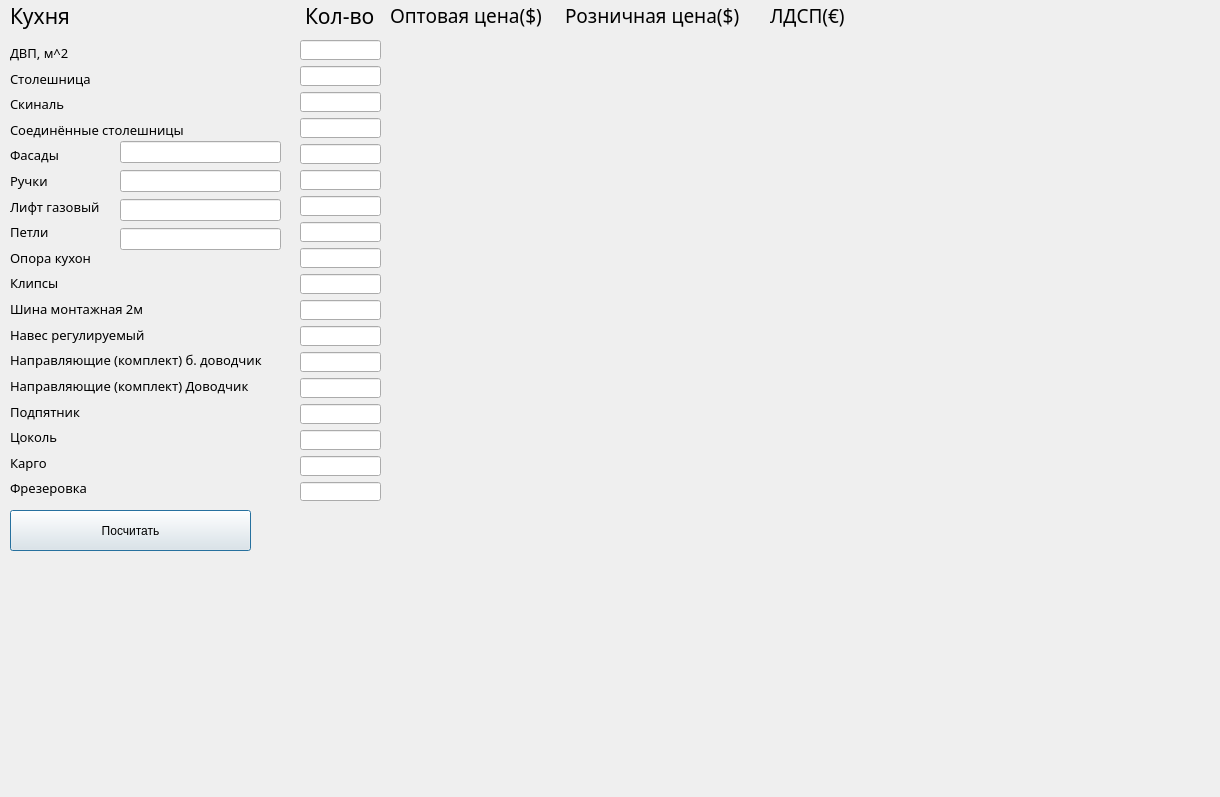
<?xml version="1.0" encoding="UTF-8"?>
<ui version="4.0">
 <class>Dialog</class>
 <widget class="QDialog" name="Dialog">
  <property name="geometry">
   <rect>
    <x>0</x>
    <y>0</y>
    <width>1220</width>
    <height>797</height>
   </rect>
  </property>
  <property name="font">
   <font>
    <weight>50</weight>
    <bold>false</bold>
   </font>
  </property>
  <property name="windowTitle">
   <string>Расчёт стоимости ГС</string>
  </property>
  <widget class="QWidget" name="verticalLayoutWidget">
   <property name="geometry">
    <rect>
     <x>10</x>
     <y>40</y>
     <width>281</width>
     <height>461</height>
    </rect>
   </property>
   <layout class="QVBoxLayout" name="labels1_verticalLayout">
    <property name="spacing">
     <number>0</number>
    </property>
    <property name="topMargin">
     <number>0</number>
    </property>
    <property name="rightMargin">
     <number>0</number>
    </property>
    <property name="bottomMargin">
     <number>0</number>
    </property>
    <item>
     <widget class="QLabel" name="dvp_label">
      <property name="font">
       <font>
        <family>Cascadia Code</family>
        <pointsize>10</pointsize>
       </font>
      </property>
      <property name="text">
       <string>ДВП, м^2</string>
      </property>
     </widget>
    </item>
    <item>
     <widget class="QLabel" name="countertop_label">
      <property name="font">
       <font>
        <family>Cascadia Code</family>
        <pointsize>10</pointsize>
       </font>
      </property>
      <property name="text">
       <string>Столешница</string>
      </property>
     </widget>
    </item>
    <item>
     <widget class="QLabel" name="skinal_label">
      <property name="font">
       <font>
        <family>Cascadia Code</family>
        <pointsize>10</pointsize>
       </font>
      </property>
      <property name="text">
       <string>Скиналь</string>
      </property>
     </widget>
    </item>
    <item>
     <widget class="QLabel" name="connected_countertops_label">
      <property name="font">
       <font>
        <family>Cascadia Code</family>
        <pointsize>10</pointsize>
       </font>
      </property>
      <property name="text">
       <string>Соединённые столешницы</string>
      </property>
     </widget>
    </item>
    <item>
     <widget class="QLabel" name="facades_label">
      <property name="font">
       <font>
        <family>Cascadia Code</family>
        <pointsize>10</pointsize>
       </font>
      </property>
      <property name="text">
       <string>Фасады</string>
      </property>
     </widget>
    </item>
    <item>
     <widget class="QLabel" name="handle_label">
      <property name="font">
       <font>
        <family>Cascadia Code</family>
        <pointsize>10</pointsize>
       </font>
      </property>
      <property name="text">
       <string>Ручки</string>
      </property>
     </widget>
    </item>
    <item>
     <widget class="QLabel" name="gas_lift_label">
      <property name="font">
       <font>
        <family>Cascadia Code</family>
        <pointsize>10</pointsize>
       </font>
      </property>
      <property name="text">
       <string>Лифт газовый</string>
      </property>
     </widget>
    </item>
    <item>
     <widget class="QLabel" name="hinge_label">
      <property name="font">
       <font>
        <family>Cascadia Code</family>
        <pointsize>10</pointsize>
       </font>
      </property>
      <property name="text">
       <string>Петли</string>
      </property>
     </widget>
    </item>
    <item>
     <widget class="QLabel" name="kitchen_support_label">
      <property name="font">
       <font>
        <family>Cascadia Code</family>
        <pointsize>10</pointsize>
       </font>
      </property>
      <property name="text">
       <string>Опора кухон</string>
      </property>
     </widget>
    </item>
    <item>
     <widget class="QLabel" name="clips_label">
      <property name="font">
       <font>
        <family>Cascadia Code</family>
        <pointsize>10</pointsize>
       </font>
      </property>
      <property name="text">
       <string>Клипсы</string>
      </property>
     </widget>
    </item>
    <item>
     <widget class="QLabel" name="mounting_rail_2m_label">
      <property name="font">
       <font>
        <family>Cascadia Code</family>
        <pointsize>10</pointsize>
       </font>
      </property>
      <property name="text">
       <string>Шина монтажная 2м</string>
      </property>
     </widget>
    </item>
    <item>
     <widget class="QLabel" name="canopy_adjustable_label">
      <property name="font">
       <font>
        <family>Cascadia Code</family>
        <pointsize>10</pointsize>
       </font>
      </property>
      <property name="text">
       <string>Навес регулируемый</string>
      </property>
     </widget>
    </item>
    <item>
     <widget class="QLabel" name="guides_set_b_closer_label">
      <property name="font">
       <font>
        <family>Cascadia Code</family>
        <pointsize>10</pointsize>
       </font>
      </property>
      <property name="text">
       <string>Направляющие (комплект) б. доводчик</string>
      </property>
     </widget>
    </item>
    <item>
     <widget class="QLabel" name="guides_set_closer_label">
      <property name="font">
       <font>
        <family>Cascadia Code</family>
        <pointsize>10</pointsize>
       </font>
      </property>
      <property name="text">
       <string>Направляющие (комплект) Доводчик</string>
      </property>
     </widget>
    </item>
    <item>
     <widget class="QLabel" name="saddle_label">
      <property name="font">
       <font>
        <family>Cascadia Code</family>
        <pointsize>10</pointsize>
       </font>
      </property>
      <property name="text">
       <string>Подпятник</string>
      </property>
     </widget>
    </item>
    <item>
     <widget class="QLabel" name="plinth_label">
      <property name="font">
       <font>
        <family>Cascadia Code</family>
        <pointsize>10</pointsize>
       </font>
      </property>
      <property name="text">
       <string>Цоколь</string>
      </property>
     </widget>
    </item>
    <item>
     <widget class="QLabel" name="cargo_label">
      <property name="font">
       <font>
        <family>Cascadia Code</family>
        <pointsize>10</pointsize>
       </font>
      </property>
      <property name="text">
       <string>Карго</string>
      </property>
     </widget>
    </item>
    <item>
     <widget class="QLabel" name="milling_label">
      <property name="font">
       <font>
        <family>Cascadia Code</family>
        <pointsize>10</pointsize>
       </font>
      </property>
      <property name="text">
       <string>Фрезеровка</string>
      </property>
     </widget>
    </item>
   </layout>
  </widget>
  <widget class="QLabel" name="kitchen_label">
   <property name="geometry">
    <rect>
     <x>10</x>
     <y>0</y>
     <width>61</width>
     <height>31</height>
    </rect>
   </property>
   <property name="font">
    <font>
     <family>Cascadia Code SemiBold</family>
     <pointsize>16</pointsize>
     <weight>50</weight>
     <bold>false</bold>
    </font>
   </property>
   <property name="text">
    <string>Кухня</string>
   </property>
  </widget>
  <widget class="QLabel" name="amount_label">
   <property name="geometry">
    <rect>
     <x>305</x>
     <y>0</y>
     <width>71</width>
     <height>31</height>
    </rect>
   </property>
   <property name="font">
    <font>
     <family>Cascadia Code SemiBold</family>
     <pointsize>16</pointsize>
     <weight>50</weight>
     <bold>false</bold>
    </font>
   </property>
   <property name="text">
    <string>Кол-во</string>
   </property>
  </widget>
  <widget class="QWidget" name="verticalLayoutWidget_2">
   <property name="geometry">
    <rect>
     <x>300</x>
     <y>40</y>
     <width>81</width>
     <height>461</height>
    </rect>
   </property>
   <layout class="QVBoxLayout" name="amount_verticalLayout">
    <item>
     <widget class="QLineEdit" name="dvp_lineEdit"/>
    </item>
    <item>
     <widget class="QLineEdit" name="countertop_lineEdit"/>
    </item>
    <item>
     <widget class="QLineEdit" name="skinal_lineEdit"/>
    </item>
    <item>
     <widget class="QLineEdit" name="connected_countertops_lineEdit"/>
    </item>
    <item>
     <widget class="QLineEdit" name="facades_lineEdit"/>
    </item>
    <item>
     <widget class="QLineEdit" name="handle_lineEdit"/>
    </item>
    <item>
     <widget class="QLineEdit" name="gas_lift_lineEdit"/>
    </item>
    <item>
     <widget class="QLineEdit" name="hinge_lineEdit"/>
    </item>
    <item>
     <widget class="QLineEdit" name="kitchen_support_lineEdit"/>
    </item>
    <item>
     <widget class="QLineEdit" name="clips_lineEdit"/>
    </item>
    <item>
     <widget class="QLineEdit" name="mounting_rail_2m_lineEdit"/>
    </item>
    <item>
     <widget class="QLineEdit" name="canopy_adjustable_lineEdit"/>
    </item>
    <item>
     <widget class="QLineEdit" name="guides_set_b_closer_lineEdit"/>
    </item>
    <item>
     <widget class="QLineEdit" name="guides_set_closer_lineEdit"/>
    </item>
    <item>
     <widget class="QLineEdit" name="saddle_lineEdit"/>
    </item>
    <item>
     <widget class="QLineEdit" name="plinth_lineEdit"/>
    </item>
    <item>
     <widget class="QLineEdit" name="cargo_lineEdit"/>
    </item>
    <item>
     <widget class="QLineEdit" name="milling_lineEdit"/>
    </item>
   </layout>
  </widget>
  <widget class="QWidget" name="verticalLayoutWidget_3">
   <property name="geometry">
    <rect>
     <x>120</x>
     <y>140</y>
     <width>161</width>
     <height>111</height>
    </rect>
   </property>
   <layout class="QVBoxLayout" name="additional_verticalLayout">
    <item>
     <widget class="QLineEdit" name="lineEdit"/>
    </item>
    <item>
     <widget class="QLineEdit" name="lineEdit_2"/>
    </item>
    <item>
     <widget class="QLineEdit" name="lineEdit_3"/>
    </item>
    <item>
     <widget class="QLineEdit" name="lineEdit_4"/>
    </item>
   </layout>
  </widget>
  <widget class="QLabel" name="opt_cost_label">
   <property name="geometry">
    <rect>
     <x>390</x>
     <y>0</y>
     <width>171</width>
     <height>31</height>
    </rect>
   </property>
   <property name="font">
    <font>
     <family>Cascadia Code SemiBold</family>
     <pointsize>14</pointsize>
     <weight>50</weight>
     <bold>false</bold>
    </font>
   </property>
   <property name="text">
    <string>Оптовая цена($)</string>
   </property>
  </widget>
  <widget class="QPushButton" name="count_pushButton">
   <property name="geometry">
    <rect>
     <x>10</x>
     <y>510</y>
     <width>241</width>
     <height>41</height>
    </rect>
   </property>
   <property name="text">
    <string>Посчитать</string>
   </property>
  </widget>
  <widget class="QWidget" name="verticalLayoutWidget_4">
   <property name="geometry">
    <rect>
     <x>390</x>
     <y>40</y>
     <width>160</width>
     <height>461</height>
    </rect>
   </property>
   <layout class="QVBoxLayout" name="opt_cost_verticalLayout"/>
  </widget>
  <widget class="QLabel" name="opt_cost_label_2">
   <property name="geometry">
    <rect>
     <x>565</x>
     <y>0</y>
     <width>191</width>
     <height>31</height>
    </rect>
   </property>
   <property name="font">
    <font>
     <family>Cascadia Code SemiBold</family>
     <pointsize>14</pointsize>
     <weight>50</weight>
     <bold>false</bold>
    </font>
   </property>
   <property name="text">
    <string>Розничная цена($)</string>
   </property>
  </widget>
  <widget class="QLabel" name="opt_cost_label_3">
   <property name="geometry">
    <rect>
     <x>770</x>
     <y>0</y>
     <width>81</width>
     <height>31</height>
    </rect>
   </property>
   <property name="font">
    <font>
     <family>Cascadia Code SemiBold</family>
     <pointsize>14</pointsize>
     <weight>50</weight>
     <bold>false</bold>
    </font>
   </property>
   <property name="text">
    <string>ЛДСП(€)</string>
   </property>
  </widget>
  <widget class="QWidget" name="verticalLayoutWidget_5">
   <property name="geometry">
    <rect>
     <x>570</x>
     <y>40</y>
     <width>160</width>
     <height>461</height>
    </rect>
   </property>
   <layout class="QVBoxLayout" name="rozn_cost_verticalLayout"/>
  </widget>
  <widget class="QWidget" name="verticalLayoutWidget_6">
   <property name="geometry">
    <rect>
     <x>760</x>
     <y>40</y>
     <width>91</width>
     <height>461</height>
    </rect>
   </property>
   <layout class="QVBoxLayout" name="ldsp_cost_verticalLayout"/>
  </widget>
 </widget>
 <resources/>
 <connections/>
</ui>
